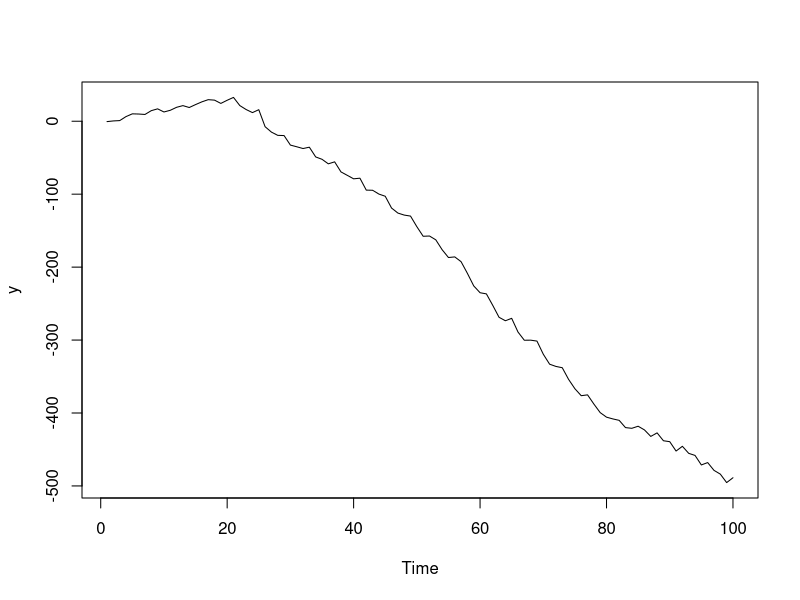

Source code (R):
# Processo gerador de dados #
    
    # Pacote necessario para simular uma distribuicao normal multivariada
        
        require("MASS")
    
    # Tamanho da amostra
    
        t = 100
    
    # Variancia de epsilon: sigma-epsilon
        
        H = 1
    
    # Matriz de covariancia de eta. Como neste modelo temos tres componentes (nivel, tendencia e sazonalidade),
    # temos tres variancias na diagonal da matriz de covariancia eta (sigma-csi, sigma-zeta e sigma-omega),
    # conforme disposto na pagina 47 do livro
    
        s.csi = 1
        s.zeta = 1
        s.omega = 1
        
        # Coloca na matriz
            
            d = c(s.csi, s.zeta, s.omega)
            
            Q = matrix(rep(0,3**2), nrow=3, ncol=3)
            
            for(i in 1:3){
              for (j in 1:3){
                if(i==j){
                  Q[i,j] = d[i]
                }
              }
            }
    
    # Vetor epsilon
        
        epsilon = rnorm(t,0,H)
    
    # Matriz eta
        
        eta = t(mvrnorm(t,c(0,0,0),Q))
    
    # Estado inicial - Parametros conhecidos
    
        a1 = t(c(0, 0, 0, 0, 0))
        
        d = c(1, 1, 1, 1, 1)
        P1 = matrix(rep(0,5**2), nrow=5, ncol=5)
        
        for(i in 1:5){
          for (j in 1:5){
            if(i==j){
              P1[i,j] = d[i]
            }
          }
        }
    
    # Declara a matriz alfa, com 5 colunas: 2 para os componentes de nivel e tendencia.
    # 3 para o compontente sazonal: (s-1) = 3 elementos, conforme disposto na pagina 47 do livro.
        
        alfa = matrix(rep(0,5*(t+1)), nrow=5, ncol=t+1)
        
    # Primeira observacao - estado inicial
        
        alfa[,1] = mvrnorm(1,a1,P1)
        
    # Cria vetor Z, que determina as variveis que impactam diretamente na equacao das observacoes, 
    # matriz R (chamada matriz de selecao, pois seleciona quais variaveis do vetor alfa sao estocasticas), e 
    # matriz T, que determina as variaveis que formam a equacao de estado, 
    # tudo conforme disposto na pagina 47 do livro
        
        Z = c(1, 0, 1, 0, 0)
        R = matrix(c(1,0,0,0,0,0,1,0,0,0,0,0,1,0,0), nrow=5, ncol=3)
        T. = matrix(c(1,0,0,0,0,1,1,0,0,0,0,0,-1,1,0,0,0,-1,0,1,0,0,-1,0,0), nrow=5, ncol=5)
        
    # Cria o vetor das observacoes 
        
        y = rep(0,t)
    
    # Processo Gerador de Dados
        
        for (i in 1:t){
          
          alfa[,i+1] = T.%*%alfa[,i] + R%*%eta[,i]
          
          y[i] = Z%*%alfa[,i] + epsilon[i]
          
        }
      
      # Grafico do processo (y)
        
          ts.plot(y)
